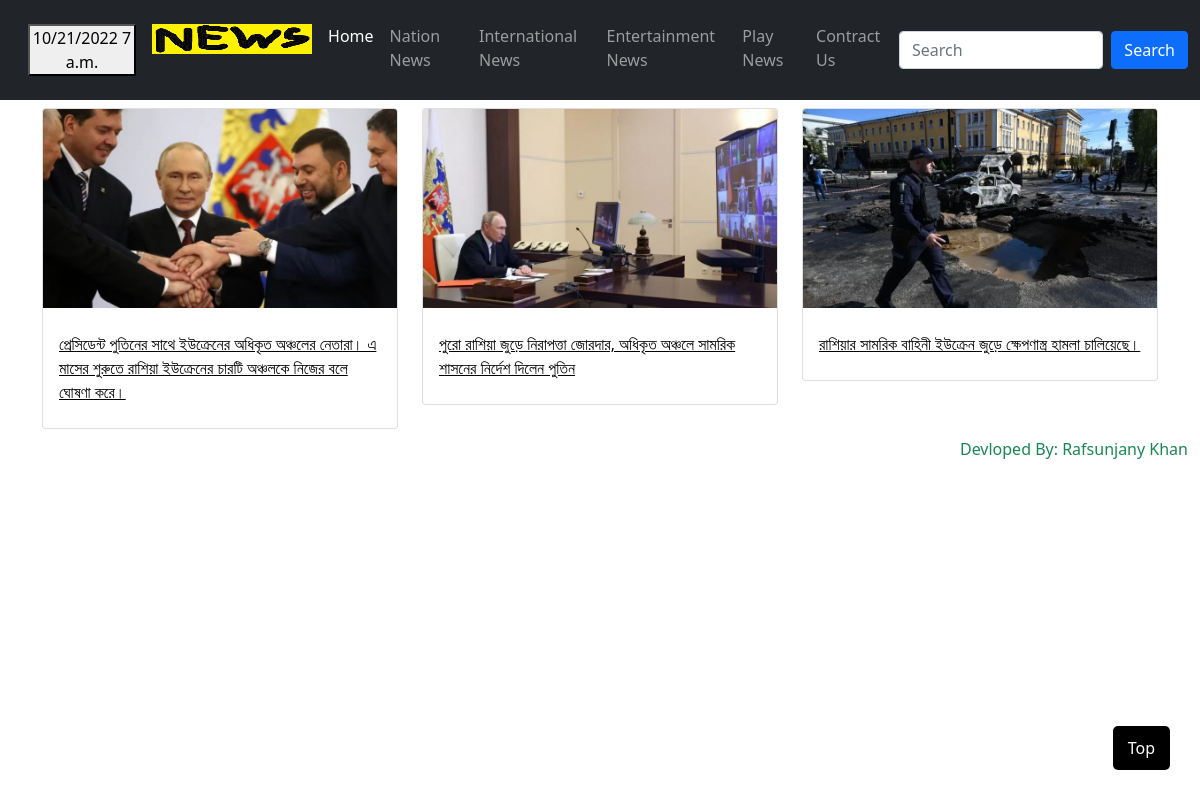
The page /international-news/ on the database its author committed.
### newsApp/models.py (models this page shows, shortened)
class News(models.Model):
    choice_category =(
        ('জাতীয়', 'জাতীয়'),
        ('আন্তর্জাতিক', 'আন্তর্জাতিক'),
        ('বিনোদন', 'বিনোদন'),
        ('খেলা', 'খেলা'),
    )
    title = models.CharField(max_length=800)
    category = MultiSelectField(max_length=255, choices=choice_category)
    details = RichTextUploadingField()
    date = models.DateField(default=timezone.now())
    slug = AutoSlugField(populate_from='title', unique=True, null=True, default=None)
    image = models.ImageField(upload_to='NewsImage')
    class Meta:
        verbose_name = 'News'
        verbose_name_plural = 'News'

### newsApp/views.py (the view)
# urls.py: path('international-news/', views.international, name='international-news'),
def international(request):
    international_news = News.objects.filter(category__icontains='আন্তর্জাতিক').order_by('-date')
    return render(request,'international_news.html',{'international_news': international_news})

### newsApp/templates/international_news.html
{% extends 'base.html' %}
{% block content %}
<div class="container">
    <div class="row">
        {% for x in international_news %}
        <div class="col-lg-4 col-md-6 ">
            <div class="card cd-rsp2 mx-auto  p-0 my-2">
                <a href="{% url 'news-details' x.slug %}"><img class="card-img-top" src="{{x.image.url}}" alt=""></a>
                <div class="card-body">
                    <a style="color: black;" href="{% url 'news-details' x.slug %}">
                        <p class="card-title my-2">{{ x.title }}</p>
                    </a>
                </div>
            </div>
        </div>
        {% endfor%}
    </div>
</div>
{% endblock content %}

### newsApp/templates/base.html (style rules this page uses)
* { margin: 0; padding: 0; box-sizing: border-box; }

### rows shown on the page
News: image (picture), title "প্রেসিডেন্ট পুতিনের সাথে ইউক্রেনের অধিকৃত অঞ্চলের নেতারা। এ মাসের শুরুতে রাশিয়া ইউক্রেনের চারটি অঞ্চলকে নিজের বলে ঘোষণা করে।"
News: image (picture), title "পুরো রাশিয়া জুড়ে নিরাপত্তা জোরদার, অধিকৃত অঞ্চলে সামরিক শাসনের নির্দেশ দিলেন পুতিন"
News: image (picture), title "রাশিয়ার সামরিক বাহিনী ইউক্রেন জুড়ে ক্ষেপণাস্ত্র হামলা চালিয়েছে।"
